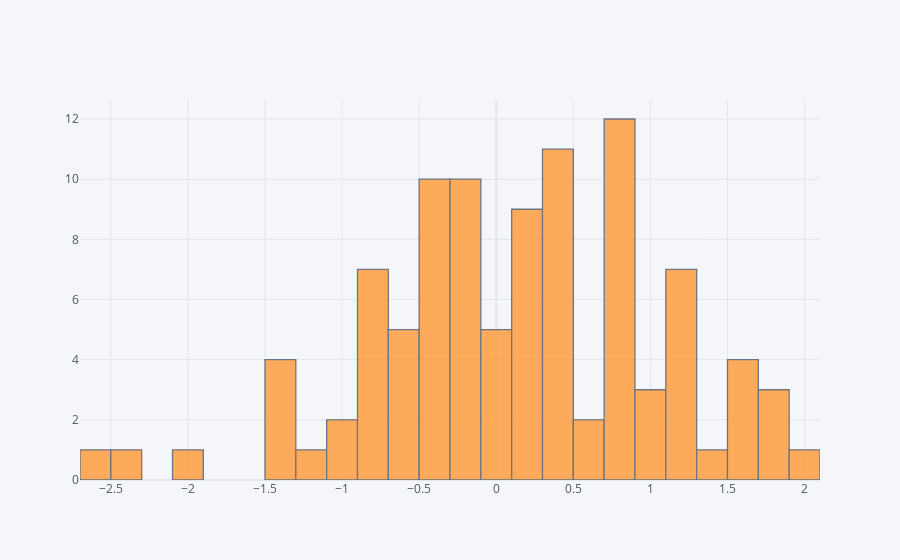

Source (notebook cell):
### Markdown cell above
## histogram

### Code cell
df['A'].iplot(kind='hist',bins=25)

### Figure 1 — Plotly figure (JSON) as saved in the notebook; plotly's stock layout.template omitted (floating-point values rounded to 4 significant figures)
{"data": [{"histfunc": "count", "histnorm": "", "marker": {"color": "rgba(255, 153, 51, 1.0)", "line": {"color": "#4D5663", "width": 1.3}}, "name": "A", "nbinsx": 25, "opacity": 0.8, "orientation": "v", "type": "histogram", "x": [-1.414, 0.08455, 1.547, 1.697, -0.7507, 0.6144, 0.1052, 1.207, 1.733, -0.2133, 2.009, 0.2155, 0.3808, -0.06093, 0.8371, 0.8274, -0.4126, -0.1693, 0.7209, 0.7733, -0.2889, -0.8762, -0.8062, 1.231, -0.3886, 0.7898, -0.8489, -1.365, 0.4855, 0.3592, 1.111, 0.0886, -0.4636, -0.2084, 0.1406, -0.2406, -0.8334, 1.843, -0.3371, -0.2034, -2.346, -0.4018, 0.4723, 0.7501, -1.069, 1.599, -0.2446, 0.1037, -1.497, -0.1244, 1.275, -0.517, -1.071, -0.4866, 0.3588, 1.1, 0.915, -0.4861, -0.7608, -0.4345, -0.4379, 0.01856, 0.3833, -2.093, 1.728, 0.9869, 0.4057, -0.5152, 0.8787, 0.4279, -2.601, -0.6833, 0.8499, 0.8857, 1.288, -0.5191, -0.6905, 0.8242, -0.4646, 0.1191, 0.1376, 0.2433, 0.01821, 0.3589, 1.132, -0.7638, 0.3136, 0.2378, 1.266, 0.729, 0.6481, -0.1565, 0.4133, 0.7648, -1.413, -0.2476, 1.529, -1.137, 0.2126, 1.401]}], "layout": {"barmode": "overlay", "legend": {"bgcolor": "#F5F6F9", "font": {"color": "#4D5663"}}, "paper_bgcolor": "#F5F6F9", "plot_bgcolor": "#F5F6F9", "title": {"font": {"color": "#4D5663"}}, "xaxis": {"gridcolor": "#E1E5ED", "showgrid": true, "tickfont": {"color": "#4D5663"}, "title": {"font": {"color": "#4D5663"}, "text": ""}, "zerolinecolor": "#E1E5ED"}, "yaxis": {"gridcolor": "#E1E5ED", "showgrid": true, "tickfont": {"color": "#4D5663"}, "title": {"font": {"color": "#4D5663"}, "text": ""}, "zerolinecolor": "#E1E5ED"}}}
